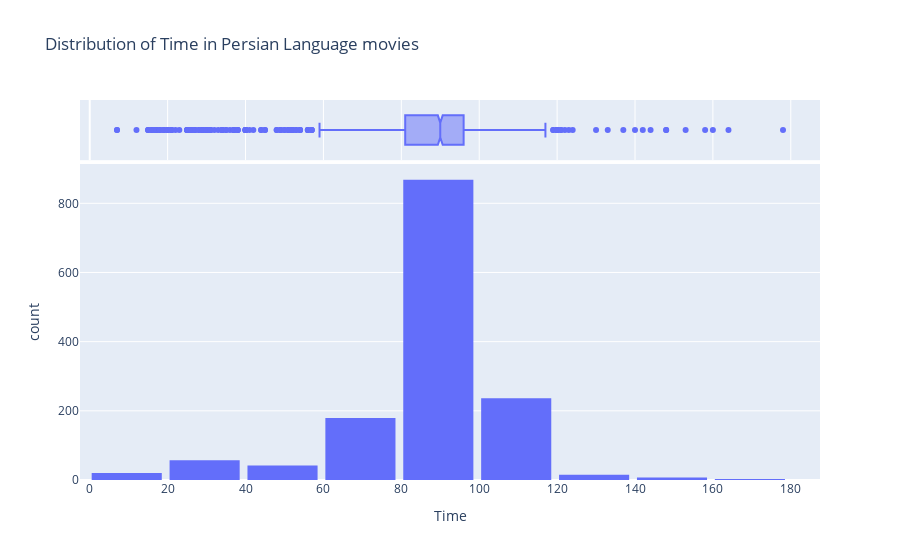

This figure's notebook cell:
### Code cell
fig = px.histogram(df, 
                   x='Time', 
                   marginal='box', 
                   nbins=9, 
                   title='Distribution of Time in Persian Language movies')
fig.update_layout(bargap=0.1)
fig.show()

### Figure 1 — Plotly figure (JSON) as saved in the notebook; plotly's stock layout.template omitted (floating-point values rounded to 4 significant figures; data arrays with more than 128 entries replaced by an {"elided": "..."} marker saying what was removed)
{"data": [{"alignmentgroup": "True", "bingroup": "x", "hovertemplate": "Time=%{x}<br>count=%{y}<extra></extra>", "legendgroup": "", "marker": {"color": "#636efa", "pattern": {"shape": ""}}, "name": "", "nbinsx": 9, "offsetgroup": "", "orientation": "v", "showlegend": false, "type": "histogram", "x": {"elided": "1427 int values"}, "xaxis": "x", "yaxis": "y"}, {"alignmentgroup": "True", "hovertemplate": "Time=%{x}<extra></extra>", "legendgroup": "", "marker": {"color": "#636efa"}, "name": "", "notched": true, "offsetgroup": "", "showlegend": false, "type": "box", "x": {"elided": "1427 int values"}, "xaxis": "x2", "yaxis": "y2"}], "layout": {"bargap": 0.1, "barmode": "relative", "legend": {"tracegroupgap": 0}, "title": {"text": "Distribution of Time in Persian Language movies"}, "xaxis": {"anchor": "y", "domain": [0, 1], "title": {"text": "Time"}}, "xaxis2": {"anchor": "y2", "domain": [0, 1], "matches": "x", "showgrid": true, "showticklabels": false}, "yaxis": {"anchor": "x", "domain": [0, 0.8316], "title": {"text": "count"}}, "yaxis2": {"anchor": "x2", "domain": [0.8416, 1], "matches": "y2", "showgrid": false, "showline": false, "showticklabels": false, "ticks": ""}}}
